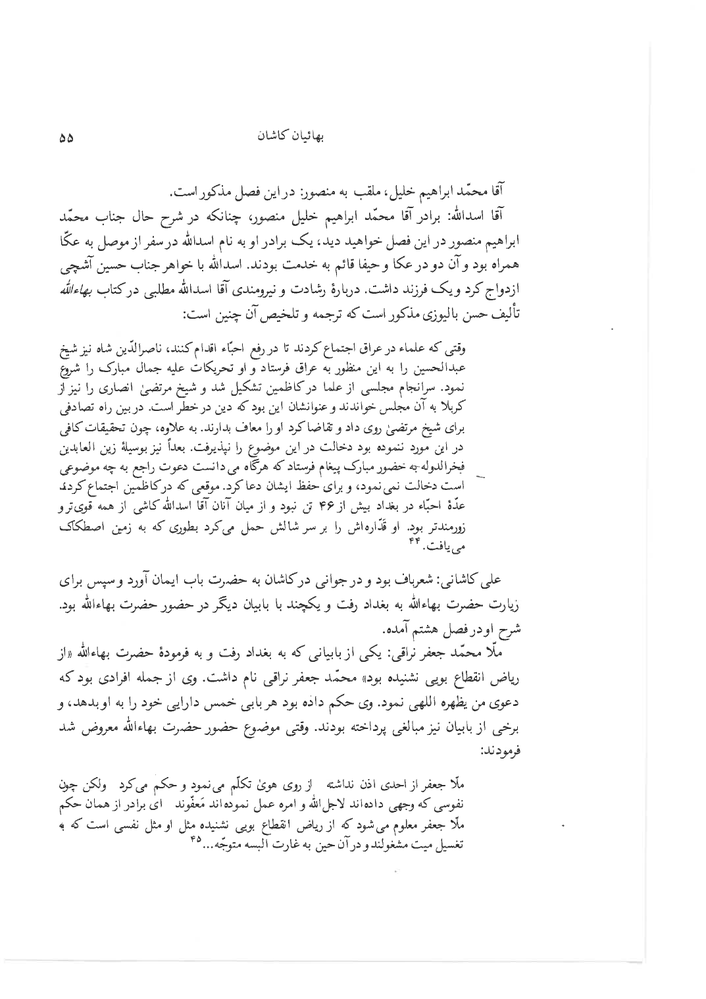
#> input picture src/pipeline/test_fixtures/amanat_kashan_p1.png, 706 x 999 px, shrunk from 1073 x 1517 before the run
$ python detect_blocks_cv.py test_fixtures/amanat_kashan_p1.png
#> lines starting #> are read from the running program, lines starting #| are printed output that depends on the picture; after the words box and inside, x2 and y2 are one past the last pixel; in counts of white or black regions, pixels touching at a corner belong together
#!/usr/bin/env python3
"""Detect text blocks via OpenCV morphological operations. Fast, CPU-only.
Works on images where Tesseract layout fails (unusual columns, degraded scans).
Runs on the preprocessed/enhanced image for best results.
Returns JSON: [{x1,y1,x2,y2}, ...]
Usage: python3 detect_blocks_cv.py <image.png> [--check]
"""
import sys, json
import numpy as np
import cv2

def detect_blocks(png_path, min_width=40, min_height=30):
#> called with png_path = 'test_fixtures/amanat_kashan_p1.png', min_width = 40, min_height = 30
    img = cv2.imread(png_path, cv2.IMREAD_GRAYSCALE)
#> img is the input picture: shape (999, 706); min 0, max 255, mean 248
    if img is None:
        return []
    h_img, w_img = img.shape
#> h_img = 999; w_img = 706

    # Binarize via Otsu — handles varying illumination across the scan
    _, binary = cv2.threshold(img, 0, 255, cv2.THRESH_BINARY_INV + cv2.THRESH_OTSU)
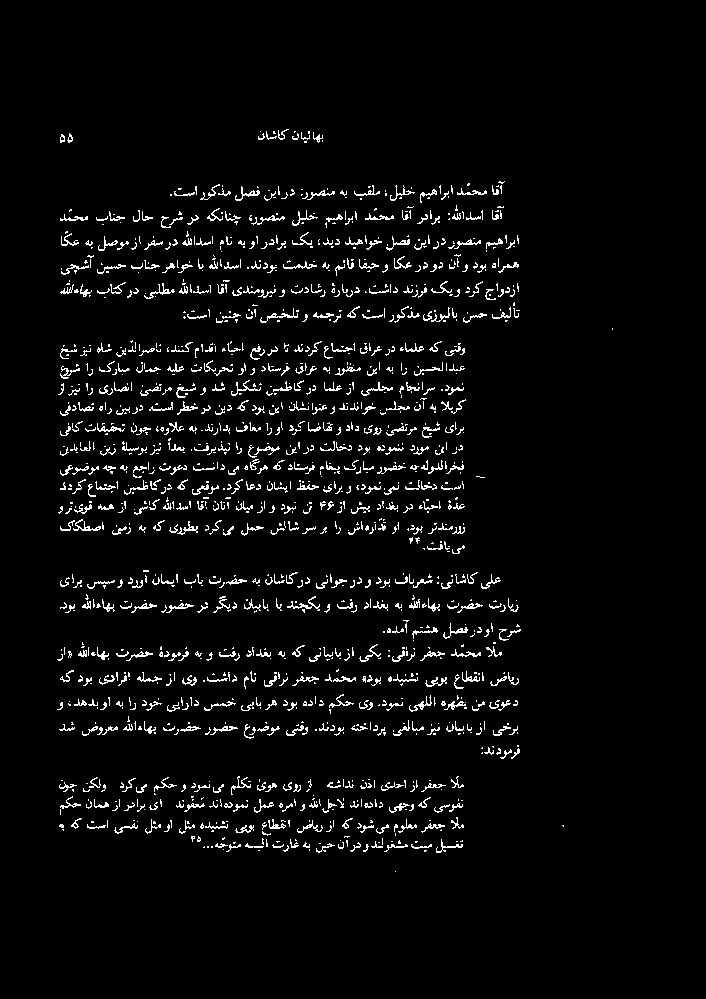
#> binary: shape (999, 706); 4% white in thin lines or dots, all inside (x1, y1, x2, y2) = (57, 129, 613, 872)

    # Dilate horizontally: merge characters → words → lines
    kw = max(10, w_img // 40)
#> kw = 17
    dilated = cv2.dilate(binary, cv2.getStructuringElement(cv2.MORPH_RECT, (kw, 1)))
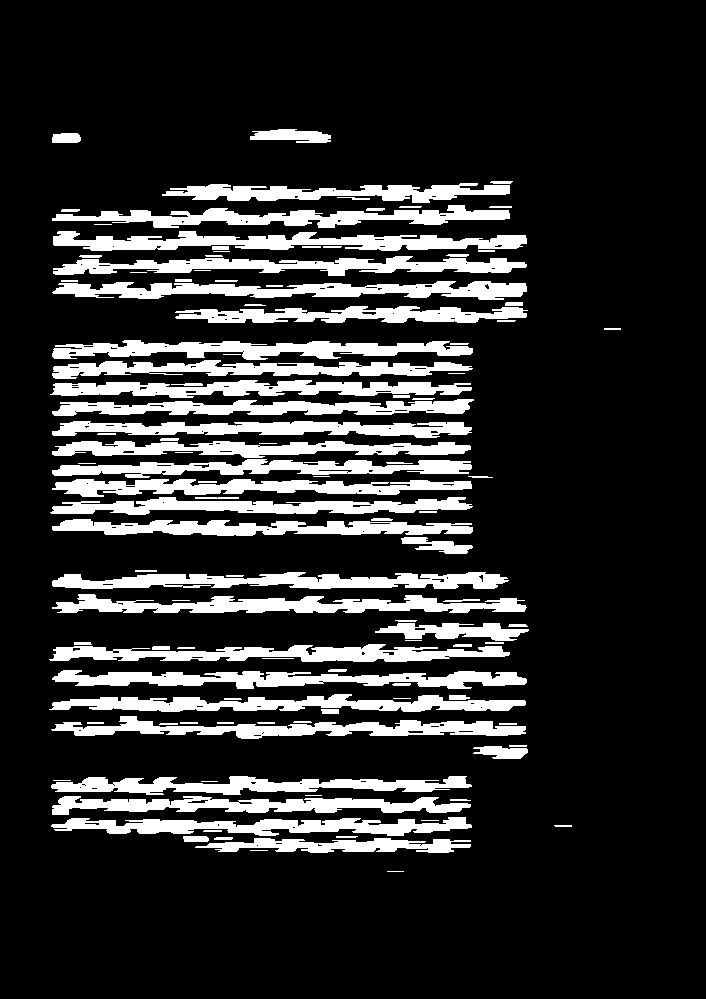
#> dilated: shape (999, 706); 17.8% white; 113 white regions (19 under 20 px), largest, box (x1, y1, x2, y2) and area: (53, 231, 527, 251) 5382, (52, 281, 527, 300) 5247, (52, 594, 527, 613) 5193

    # Dilate vertically: merge lines → text blocks
    kh = max(3, h_img // 100)
#> kh = 9
    dilated = cv2.dilate(dilated, cv2.getStructuringElement(cv2.MORPH_RECT, (1, kh)))
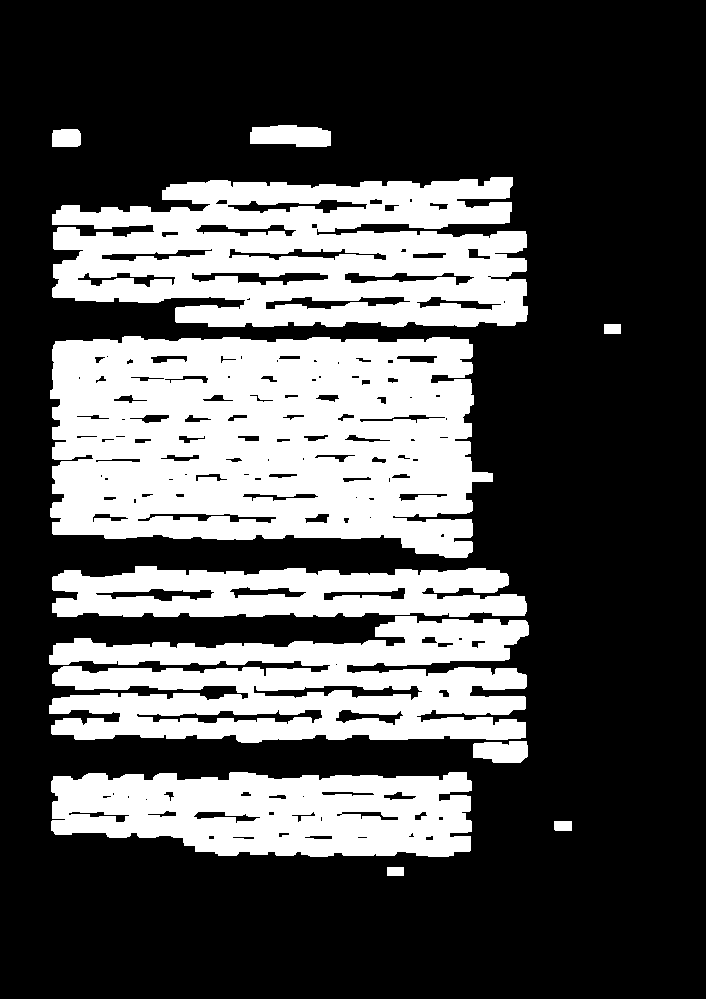
#> dilated: shape (999, 706); 31.3% white; 11 white regions

    contours, _ = cv2.findContours(dilated, cv2.RETR_EXTERNAL, cv2.CHAIN_APPROX_SIMPLE)
#> contours = 11 contours; largest, box (x1, y1, x2, y2) and area: (50, 336, 493, 558) 82682, (52, 177, 528, 327) 55985, (49, 616, 529, 743) 41010, (51, 772, 472, 857) 29514, (52, 566, 527, 617) 19278

    blocks = []
    for cnt in contours:
        x, y, w, h = cv2.boundingRect(cnt)
        if w >= min_width and h >= min_height:
            blocks.append({'x1': x, 'y1': y, 'x2': x + w, 'y2': y + h})
#> this loop made 11 passes
#> (x, y, w, h) on passes 2, 3, 4, 5, 6, 7, 9, 10, 11: (554, 821, 18, 10), (51, 772, 421, 85), (473, 741, 55, 22), (49, 616, 480, 127), (52, 566, 475, 51), (50, 336, 443, 222), (52, 177, 476, 150), (52, 129, 29, 18), (250, 125, 81, 22)
#> (cnt, x, y, w, h) on passes 1, 8: ([[387, 867], [387, 875], [403, 875], [403, 867]], 387, 867, 17, 9), ([[604, 324], [604, 333], [620, 333], [620, 324]], 604, 324, 17, 10)
#> after the loop, blocks = 5 items

    blocks.sort(key=lambda b: (b['y1'] // 50, b['x1']))
    return blocks

if __name__ == '__main__':
    if '--check' in sys.argv:
        print(json.dumps({'ok': True}))
        sys.exit(0)
    if len(sys.argv) < 2:
        print('[]')
        sys.exit(0)
    print(json.dumps(detect_blocks(sys.argv[1])))

$ run again, on src/pipeline/test_fixtures/hurqalya_ucmerced_p1.png
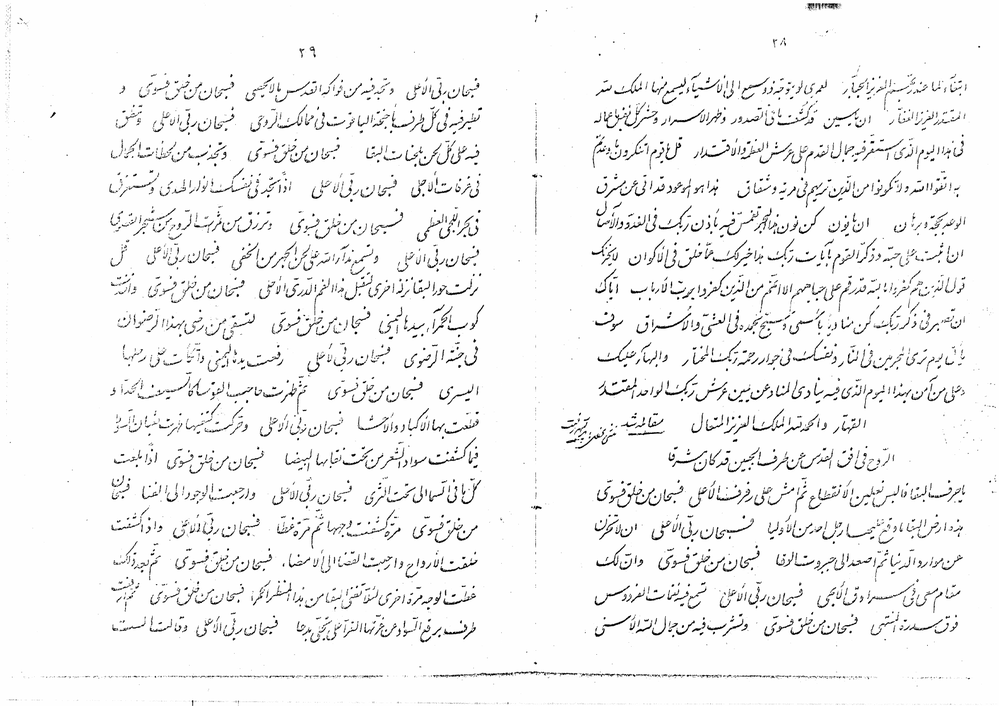
#> input picture src/pipeline/test_fixtures/hurqalya_ucmerced_p1.png, 999 x 706 px, shrunk from 1754 x 1240 before the run
#> in detect_blocks, img is the input picture: shape (706, 999); min 0, max 255, mean 243.4
#> in detect_blocks, `_, binary = cv2.threshold(img, 0, 255, cv2.THRESH_BINARY_INV + cv2.THR..`:
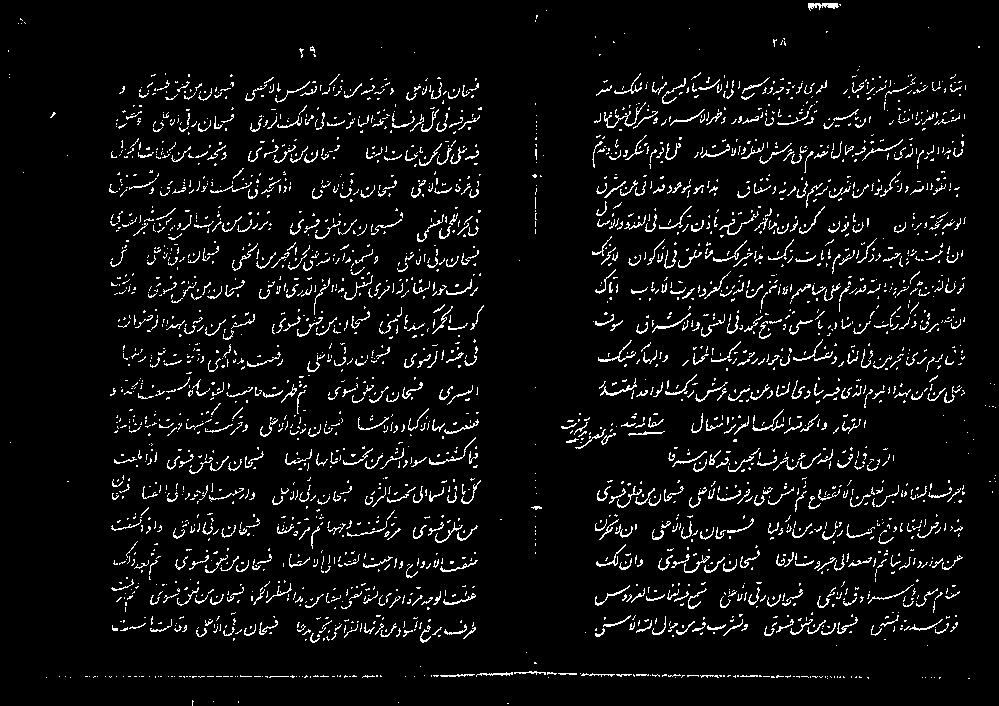
#> binary: shape (706, 999); 5.6% white in thin lines or dots
#> in detect_blocks, `dilated = cv2.dilate(dilated, cv2.getStructuringElement(cv2.MORPH_RECT..`:
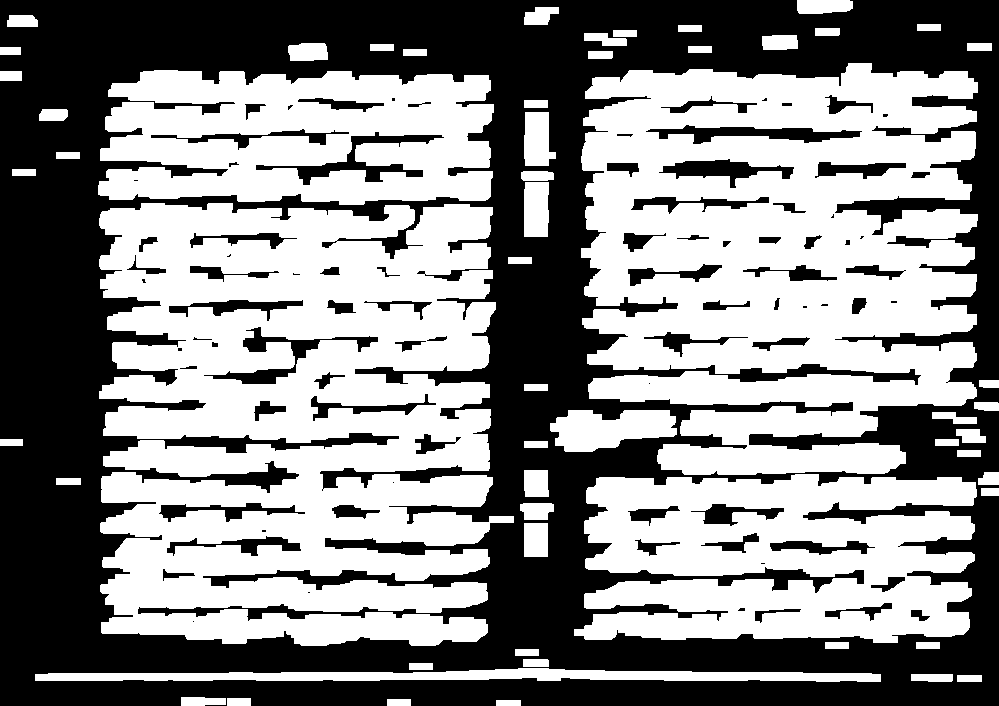
#> dilated: shape (706, 999); 53.4% white; 85 black regions (21 under 20 px)
#> contours = 57 contours; largest, box (x1, y1, x2, y2) and area: (99, 203, 514, 646) 143693, (581, 63, 978, 475) 126536, (574, 474, 977, 643) 53154, (98, 70, 494, 205) 44573, (35, 668, 881, 682) 6496
#> the loop in detect_blocks, `for cnt in contours:` made 57 passes
#> (cnt, x, y, w, h) on passes 1, 2, 3, 5, 8, 10: ([[496, 700], [496, 705], [520, 705], [520, 700]], 496, 700, 25, 6), ([[387, 699], [387, 705], [410, 705], [410, 699]], 387, 699, 24, 7), ([[227, 698], [227, 705], [250, 705], [250, 698]], 227, 698, 24, 8), ([[957, 675], [957, 681], [981, 681], [981, 675]], 957, 675, 25, 7), ([[409, 663], [409, 669], [432, 669], [432, 663]], 409, 663, 24, 7), ([[515, 649], [515, 655], [538, 655], [538, 649]], 515, 649, 24, 7)
#> after the loop in detect_blocks, `for cnt in contours:`: blocks = 5 items

$ run again, on src/pipeline/test_fixtures/hurqalya_ucmerced_p2.png
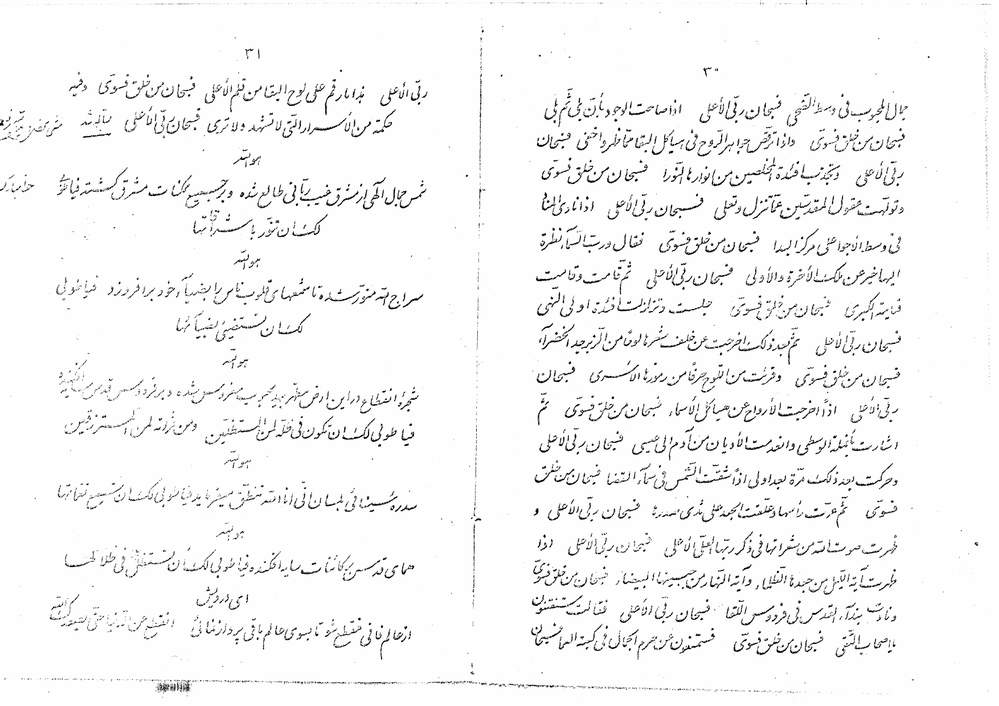
#> input picture src/pipeline/test_fixtures/hurqalya_ucmerced_p2.png, 999 x 706 px, shrunk from 1754 x 1240 before the run
#> in detect_blocks, img is the input picture: shape (706, 999); min 0, max 255, mean 245.7
#> in detect_blocks, `_, binary = cv2.threshold(img, 0, 255, cv2.THRESH_BINARY_INV + cv2.THR..`:
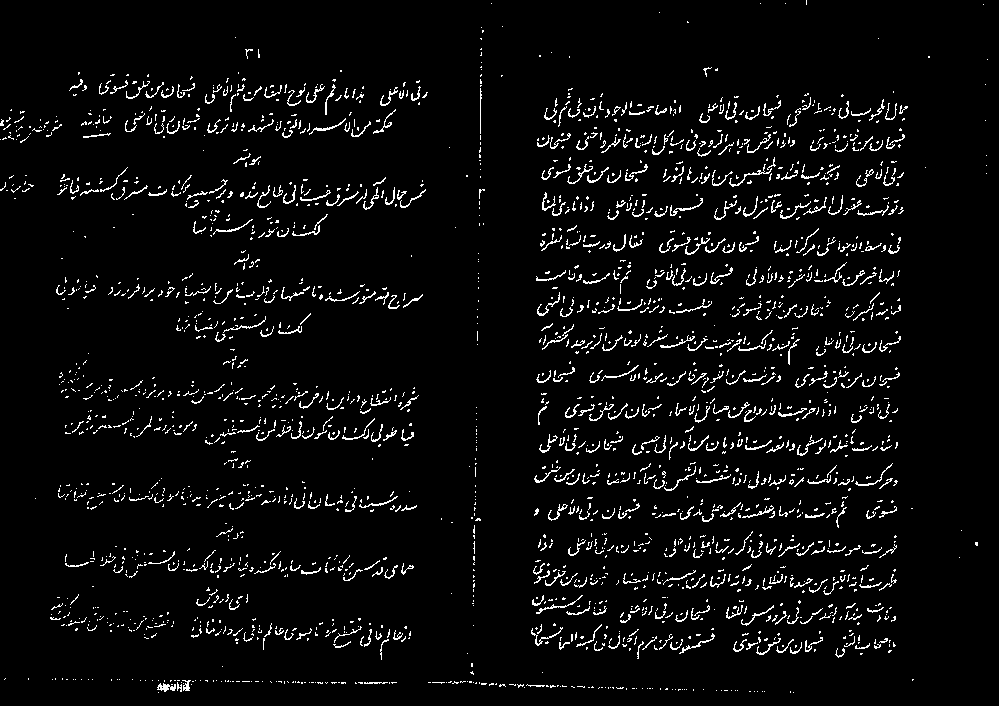
#> binary: shape (706, 999); 4.5% white in thin lines or dots
#> in detect_blocks, `dilated = cv2.dilate(dilated, cv2.getStructuringElement(cv2.MORPH_RECT..`:
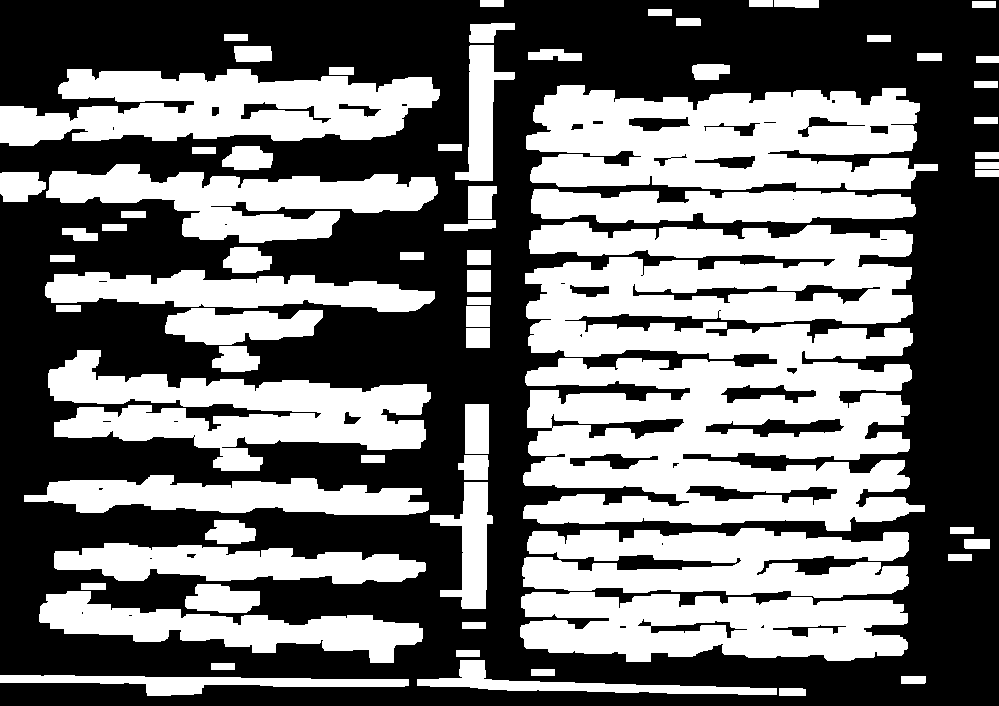
#> dilated: shape (706, 999); 44.4% white; 71 white regions
#> contours = 71 contours; largest, box (x1, y1, x2, y2) and area: (523, 222, 925, 531) 93352, (526, 85, 938, 190) 32862, (0, 69, 440, 146) 22301, (48, 350, 431, 471) 21434, (520, 592, 908, 662) 20669
#> the loop in detect_blocks, `for cnt in contours:` made 71 passes
#> (x, y, w, h) on passes 1, 2, 3, 6, 9, 10, 11, 14: (779, 688, 27, 8), (901, 676, 25, 8), (0, 675, 409, 21), (417, 660, 360, 35), (520, 592, 388, 70), (39, 591, 384, 72), (185, 584, 75, 29), (54, 543, 372, 41)
#> after the loop in detect_blocks, `for cnt in contours:`: blocks = 17 items
